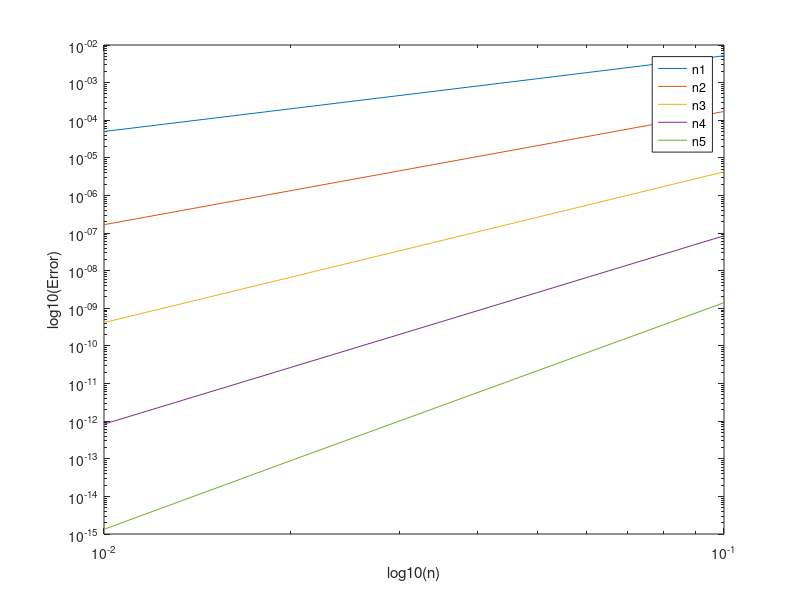

Write MATLAB code to recreate this figure.
% Q1


% a.
a = 0.1;
trueval = exp(a);
expval = 1;
currentterm = 1;
n = 5;
% loop to calculate the expected value of a
for i = 1 : n
    % ith term of the exp is a^i/i!=a*a^(i-1)/i*(i-1)=(a/i)*cur-rentterm
    currentterm = currentterm*(a/i);
    expval(i + 1) = expval(i) + currentterm;
end
% error in calculating = truevalexpval
Error = abs(trueval - expval(n + 1)); 
fprintf('Error in calculating e^0.1 for n = %d is %1.20f', n, Error);


% b.
a = 0.1;
trueval = exp(a);
expval = 1;
currentterm = 1;
%loop to calculate the expected value of exp(a)
for i = 1 : 5
    % ith term of the exp is a^i/i! = a*a^(i - 1)/i*(i - 1)=(a/i)*cur - rentterm
    currentterm = currentterm*(a/i);
    expval(i+1)=expval(i)+currentterm;
end
% error in calculating = trueval-expval
Error = abs(trueval - expval);
n = [0:1:5];
plot(n, Error)


% c.
% %array of all the step sizes
aAll = [0.1 0.05 0.02 0.01];
%array of all the values of n
vec = [1:5];
Error = [];
%loop for calculating error of all the step sizes
for i = 1:length(aAll)
    %selecting of individual step sizes as a
    a = aAll(i);
    %makes as array of the value of nth term
    terms = a.^vec./cumprod(vec);
    %makes an array of expexted value at each value of n
    expval = 1 + cumsum(terms);
    trueval = exp(a);
    %this makes an matrix of size 4X5 where each column tells the error associated with that stepsize
    Error = [Error; abs(trueval - expval)];
end
loglog(aAll,Error);
xlabel('log10(n)');
ylabel('log10(Error)');
legend('n1','n2','n3','n4','n5');